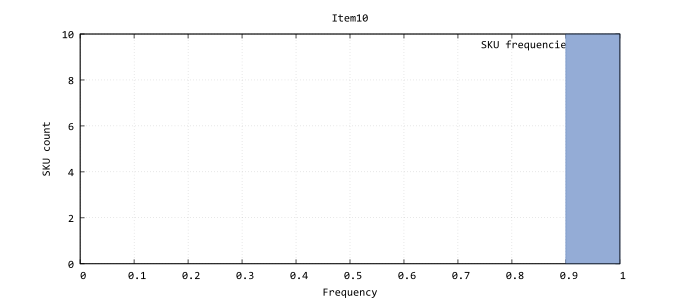

Recreate this plot in gnuplot.
reset
# Output definition
set terminal pdfcairo enhanced size 7, 3 font "Consolas, 12"
set lmargin 13
set rmargin 13
# Parameters
set key right top Right
set grid
set style fill solid 0.75
# Line-Styles
set style line 1 linetype 1 linecolor rgb "#7090c8" linewidth 1
set output "Item10.pdf"
set title "Item10"
set xlabel "Frequency"
set ylabel "SKU count"
plot \
"Item10groups.dat" u 1:2 w boxes linestyle 1 t "SKU frequencies"
set title "Item10"
set xlabel "SKU"
set ylabel "frequency"
plot \
"Item10simple.dat" u 1:2 w steps linestyle 1 t "SKU frequencies"
set title "Item10"
set xlabel "SKU"
set ylabel "rel. cum. frequency"
plot \
"Item10cumulative.dat" u 1:2 w steps linestyle 1 t "cum. SKU frequencies"
set title "Item10"
set xlabel "SKU"
set ylabel "probability"
plot \
"Item10probability.dat" u 1:2 w steps linestyle 1 t "SKU probabilities"
set title "Item10"
set xlabel "SKU"
set ylabel "size"
plot \
"Item10weights.dat" u 1:2 w steps linestyle 1 t "SKU size"
set title "Item10"
set xlabel "SKU"
set ylabel "units"
plot \
"Item10bundlesizes.dat" u 1:2 w steps linestyle 1 t "SKU replenishment order size"
reset
exit
